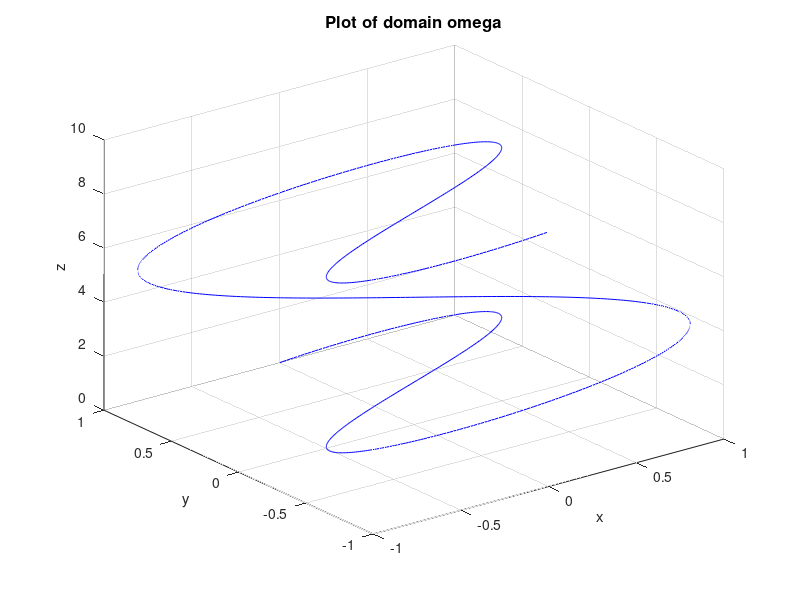

The MATLAB source for this figure:
t=0:0.01:3*pi;
x=sin(2*t);
y=cos(t);
z=t;
plot3(x,y,z,'blue-')
grid on;
xlabel('x');
ylabel('y');
zlabel('z');
title('Plot of domain omega','FontSize',12)
func=@(x)((2*cos(2*x)).^2+(-sin(x)).^2+1).^0.5;
integral(func,0,3*pi)





